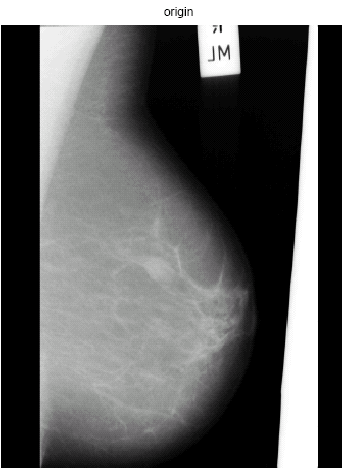
%> input picture Implementation/mammo1.png, 342 x 468 px
$ octave dip_t3.m   (GNU Octave 9; MATLAB toolbox functions it lacks are replaced by stand-ins)
%> lines starting %> are read from the running program, lines starting %| are printed output that depends on the picture
### Implementation/removeLabel1.m
function O = removeLabel1(I)

%   Detailed explanation goes here

    O = I;


    if(I(267,46)>10)
        right=1;
    else
        right=0;
    end
    if(right==0)

        for R = 1:468
            countTotal = 0;
            count = 0;
            flag = 0;
            for C = 1:342
                pix = I(R, 320-C+1);

                if(pix > 2)
                    flag = 1;
                end
                if(flag == 1 && count == 0)
                    if(pix < 10)
                    countTotal = countTotal + 1;
                    end
                    if(countTotal > 50)
                    count = 1;
                    countTotal = 0;
                    end
                end

           if(count == 1)
               O(R, 320-C+1) = 0;
           end;

            end
        end
    else


        for R = 1:468
            countTotal = 0;
            count = 0;
            flag = 0;
            for C = 1:342
                pix = I(R, C);

                if(pix > 2)
                    flag = 1;
                end
                if(flag == 1 && count == 0)
                    if(pix < 10)
                    countTotal = countTotal + 1;
                    end
                    if(countTotal > 50)
                    count = 1;
                    countTotal = 0;
                    end
                end

           if(count == 1)
               O(R, C) = 0;
           end;

            end
        end
    end

end

### Implementation/gaussian.m
function [ u ] = gaussian( u,sigma )
%UNTITLED6 Summary of this function goes here
%   Detailed explanation goes here
sigma=1;
cutoff=3*sigma;
h=fspecial('gaussian',2*cutoff+1,sigma);
u = imgaussfilt(u,sigma);

end

### Implementation/dip_t3.m
%%%%%%%%%%%%%%%%%%%%%%%%%%%%%%%%%%%%%%%%%%%%%%%%%%%%%%%%%%%%%%%%%%%%%%%%%%%%%%%%%%%%%%%%%%%%%%%%%%%%%%%%%
%                         This code is for the implementaion of the paper
%        Pectoral muscle segmentation on digital mammograms by  Non Linear Diffusion Filtering
%                                       Authors
%                      H.MIRZAALIAN, M.R. AHMADZADEH, S. SADRI
%    Published : 2007 IEEE Pacific Rim Conference on Communications, Computers and Signal Processing |
%                         Date: 22-24 Aug.2007|Page no.: 581-584
% presented by:
% abhijeet singh 1301CH01
% aman prakash singh 1301EE02
%%%%%%%%%%%%%%%%%%%%%%%%%%%%%%%%%%%%%%%%%%%%%%%%%%%%%%%%%%%%%%%%%%%%%%%%%%%%%%%%%%%%%%%%%%%%%%%%%%%%%%%%%

%%%%%%%%%%%%%%%%%%%%%%%%%%%%%%%%%%%%%%%%%%%%%%%%%%%%%%%%%%%%%%%%%%%%%%%%%%%%%%%%%%%%%%%%%%%%%%%%%%%%%%%%%

% ref: MLO IMAGE taken from the MIAS mdb012

%%%%%%%%%%%%%%%%%%%%%%%%%%%%%%%%%%%%%%%%%%%%%%%%%%%%%%%%%%%%%%%%%%%%%%%%%%%%%%%%%%%%%%%%%%%%%%%%%%%%%%%%

%reading image as input


rgb=imread('C:\Users\rajeshraj\Desktop\mammo1.png');
%> rgb is the input picture: size 468x342x3 uint8; mean R, G, B 95.1, 95.4, 95.1


%since the input image is a rgb image, converting it to grayscale


img=rgb2gray(rgb);

%prepocessing of the image by removing its label


o=removeLabel1(img);
%> after the loop in removeLabel1, `for R = 1:468`:
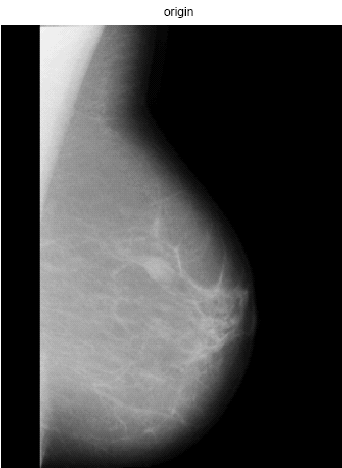
%> O: size 468x342 uint8; min 0, max 255, mean 74.6
%imshow(o);
%impixelinfo;


%imshow(o);
%converrting uint8 image to double for manipulation

a=double(o);

%calculation of the rows and columns of the image for the defining our ROI

[rows,columns]=size(o);
%> rows = 468; columns = 342

%declaration of matrix u

u=zeros((rows/2)-30,(columns/2)-85);


for p=30:rows/2
      for q=40:columns/2-45
           u(p-29,q-39)=o(p,q);
      end
end
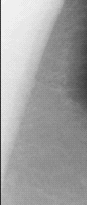
%> u: size 205x87 double; min 40, max 247, mean 161.3

% declaration of the d and grad matrixes for further use

%imshow(u/255)

d=zeros((rows/2)-30,(columns/2)-85);
grad=zeros((rows/2)-29,(columns/2)-84);


div=zeros((rows/2)-29,(columns/2)-84);
% declaring sigma of gaussian filter

sigma=1;
% [6 lines of commented-out code are left out]
for t = 1:30

% calling gaussian function
u = gaussian(u,sigma);

v = u/255;

%subplot(2,2,1);
%imshow(v)
%calculating the gradient of the image

%> (the run ends here)
